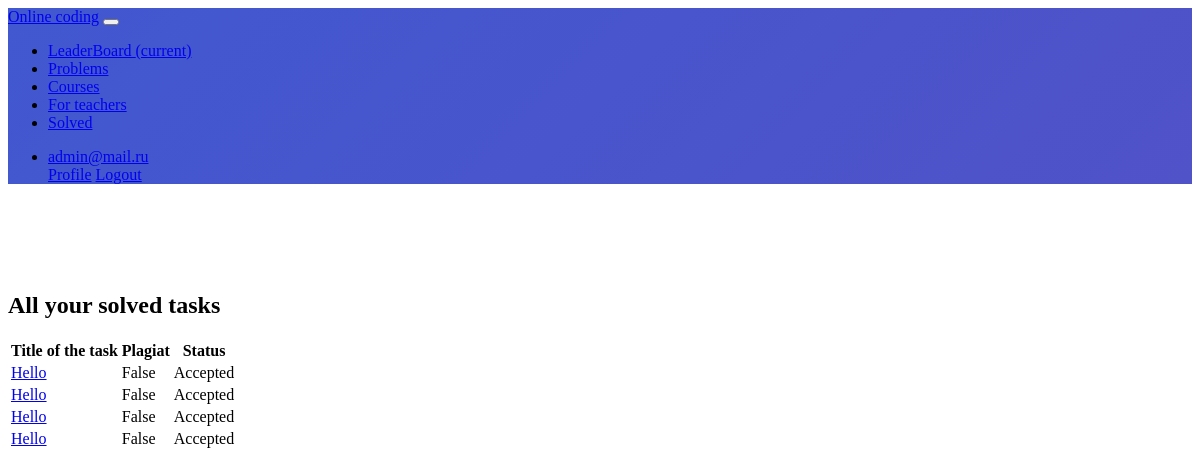
Screenshot of /solved (signed in) with the database file from the repository.
### user/models.py (models this page shows)
class User(AbstractBaseUser, PermissionsMixin):
    id = models.UUIDField(primary_key=True, default=uuid.uuid4, editable=False)
    first_name = models.CharField(max_length=32)
    surname = models.CharField(max_length=32)
    group = models.CharField(max_length=32)
    role = models.IntegerField(choices=ROLE_CHOICES, default=0)
    is_active = models.BooleanField(default=True)
    is_staff = models.BooleanField(default=False)
    email = models.EmailField(max_length=255, unique=True)
    rating = models.IntegerField(default=0)
    objects = UserManager()
    USERNAME_FIELD = 'email'

### main/models.py (models this page shows, shortened)
class ProgrammingTaskSolution(models.Model):
    task = models.ForeignKey(ProgrammingTask, on_delete=models.CASCADE)
    author = models.ForeignKey(User, on_delete=models.CASCADE)
    language = models.IntegerField(choices=LANGUAGE_CHOICES, default=0)
    code = models.TextField()
    isplagiarized = models.BooleanField(default=False)
    created_at = models.DateTimeField(auto_now_add=True)
    updated_at = models.DateTimeField(auto_now=True)
    is_public = models.BooleanField(default=False)
    is_deleted = models.BooleanField(default=False)
    plagiat = models.FloatField(default=0)
    class Meta:
        ordering = ['-created_at']
        verbose_name = 'Programming Task Solution'
        verbose_name_plural = 'Programming Task Solutions'

class ProgrammingTask(models.Model):
    title = models.CharField(max_length=100)
    description = models.TextField()
    slug = models.SlugField(max_length=100, unique=True, null=True)
    time_limit = models.IntegerField()
    memory_limit = models.IntegerField()
    created_at = models.DateTimeField(auto_now_add=True)
    updated_at = models.DateTimeField(auto_now=True)
    is_public = models.BooleanField(default=False)
    is_deleted = models.BooleanField(default=False)
    author = models.ForeignKey(User, on_delete=models.CASCADE)
    language = models.CharField(choices=LANGUAGE_CHOICES, default='python', max_length=10)
    difficulty = models.CharField(choices=DIFFICULTY_CHOICES, default='easy', max_length=10)
    max_plagiarism = models.FloatField(default=0)
    solved_count = models.IntegerField(default=0)
    teacher = models.ForeignKey(Teacher, on_delete=models.CASCADE, null=True)
    course = models.ForeignKey('Course', on_delete=models.CASCADE, null=True)
    rating = models.IntegerField(default=0)
    class Meta:
        ordering = ['-created_at']
        verbose_name = 'Programming Task'
        verbose_name_plural = 'Programming Tasks'

### api/views.py (the view)
# urls.py: path('solved', solved, name="solved"),
def solved(request):
    if request.user.is_authenticated:
        if request.method == 'GET':
            solved_tasks = ProgrammingTaskSolution.objects.all().filter(author=request.user)
            return render(request, 'onlineCoding/solved.html', {'solved_tasks': solved_tasks})
    return redirect('auth')

### templates/onlineCoding/solved.html (shortened to what this page needs)
{% extends 'onlineCoding/base.html' %}
{% block content %}
<div class="container">
<h2>All your solved tasks</h2>
<div class="row">
    <div class="col-md-12">
        <table class="table table-striped">
            <thead>
            <tr>
                <th>Title of the task</th>
                <th>Plagiat</th>
                <th>Status</th>
            </tr>
            </thead>
            <tbody>
            {% for solved in solved_tasks %}
                <tr>
                    <td><a href="textEditor/{{solved.task.slug }}">{{ solved.task.title }}</a></td>
                    <td>{{ solved.isplagiarized }}</td>
                    <td>Accepted</td>
                </tr>
            {% endfor %}
            </tbody>
        </table>
    </div>
</div>
{% endblock %}

### templates/onlineCoding/base.html (shortened to what this page needs)
<!DOCTYPE html>
<html lang="en">
<head>
    {% load static %}
    <link rel="stylesheet" href="https://cdn.jsdelivr.net/npm/@forevolve/bootstrap-dark@2.0.0/dist/css/bootstrap-dark-prefers-light.min.css" />
    <link rel="stylesheet" href="{% static 'onlineCoding/css/style.css' %}">
</head>
<body class="bootstrap-dark">
<nav class="navbar navbar-expand-md fixed-top navbar-dark bg-purple-gradient">
    <a class="navbar-brand" href="#">Online coding</a>
    <button class="navbar-toggler p-0 border-0" type="button" data-toggle="offcanvas">
    </button>
    {% with request.resolver_match.url_name as url_name %}
        <div class="navbar-collapse offcanvas-collapse" id="navbarsExampleDefault">
            <ul class="navbar-nav mr-auto">
                <li class="nav-item {% if url_name == 'leaderboard' %} active {% endif %}">
                    <a class="nav-link" href="/leaderboard">LeaderBoard <span class="sr-only">(current)</span></a>
                </li>
                <li class="nav-item {% if url_name == 'problems' %} active {% endif %}">
                    <a class="nav-link" href="/problems">Problems</a>
                </li>
                <li class="nav-item {% if url_name == 'courses' %} active {% endif %}">
                    <a class="nav-link" href="/courses">Courses</a>
                </li>
                <li class="nav-item {% if url_name == 'teacher' %} active {% endif %}">
                    <a class="nav-link" href="/teacher">For teachers</a>
                </li>
                <li class="nav-item {% if url_name == 'solved' %} active {% endif %}">
                    <a class="nav-link" href="/solved">Solved</a>
                </li>
            </ul>
            <ul class="navbar-nav">
                {% if request.user.is_authenticated %}
                    <li class="nav-item dropdown {% if url_name == 'profile' %} active {% endif %}">
                        <a class="nav-link dropdown-toggle" href="#" id="dropdown01" data-toggle="dropdown"
                           aria-haspopup="true" aria-expanded="false">{{ request.user }}</a>
                        <div class="dropdown-menu" aria-labelledby="dropdown01">
                            <a class="dropdown-item" href="/profile">Profile</a>
                            <a class="dropdown-item" href="/logout">Logout</a>
                        </div>
                    </li>
                {% else %}
                    <li class="nav-item">
                        <a class="nav-link" href="/auth">Login/Register</a>
                    </li>
                {% endif %}
            </ul>
        </div>
    {% endwith %}
</nav>
<br>
<br>
<br>
<br>
<main role="main" class="container">
    {% block content %}
    {% endblock %}
</main>
</body>
</html>

### static/onlineCoding/css/style.css (style rules this page uses)
.bg-purple-gradient { background-color: #4158D0; background-image: linear-gradient(135deg, #4158D0 0%, #5052c8 100%); }

### rows the page displays
User: user "admin@mail.ru"
ProgrammingTaskSolution: task "Hello", isplagiarized "False"
ProgrammingTaskSolution: task "Hello", isplagiarized "False"
ProgrammingTaskSolution: task "Hello", isplagiarized "False"
ProgrammingTaskSolution: task "Hello", isplagiarized "False"
